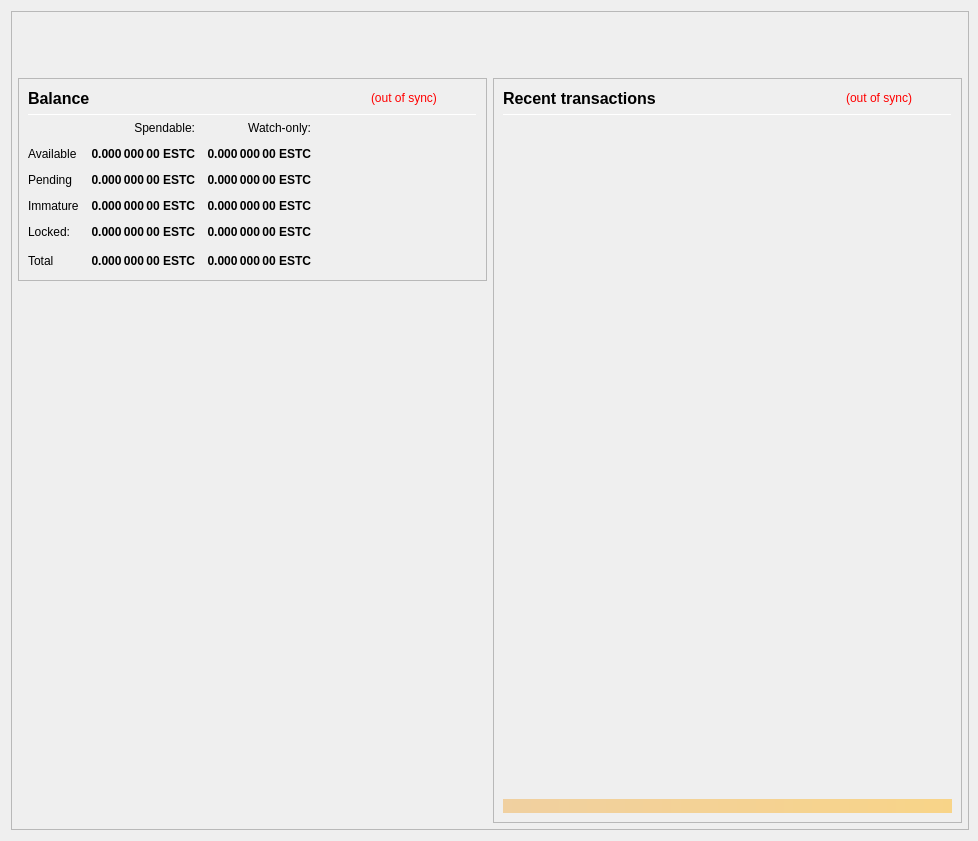
<?xml version="1.0" encoding="UTF-8"?>
<ui version="4.0">
 <class>OverviewPage</class>
 <widget class="QWidget" name="OverviewPage">
  <property name="geometry">
   <rect>
    <x>0</x>
    <y>0</y>
    <width>978</width>
    <height>841</height>
   </rect>
  </property>
  <property name="minimumSize">
   <size>
    <width>960</width>
    <height>682</height>
   </size>
  </property>
  <property name="font">
   <font>
    <weight>50</weight>
    <bold>false</bold>
   </font>
  </property>
  <property name="windowTitle">
   <string>Form</string>
  </property>
  <layout class="QVBoxLayout" name="topLayout" stretch="0">
   <property name="rightMargin">
    <number>9</number>
   </property>
   <item>
    <widget class="QFrame" name="frame_BG">
     <property name="minimumSize">
      <size>
       <width>850</width>
       <height>610</height>
      </size>
     </property>
     <property name="maximumSize">
      <size>
       <width>16777215</width>
       <height>16777215</height>
      </size>
     </property>
     <property name="frameShape">
      <enum>QFrame::StyledPanel</enum>
     </property>
     <property name="frameShadow">
      <enum>QFrame::Raised</enum>
     </property>
     <layout class="QVBoxLayout" name="verticalLayout_3" stretch="0">
      <property name="leftMargin">
       <number>0</number>
      </property>
      <property name="topMargin">
       <number>0</number>
      </property>
      <property name="rightMargin">
       <number>0</number>
      </property>
      <property name="bottomMargin">
       <number>6</number>
      </property>
      <item>
       <layout class="QVBoxLayout" name="verticalLayout_Master" stretch="0,1">
        <property name="leftMargin">
         <number>0</number>
        </property>
        <property name="topMargin">
         <number>0</number>
        </property>
        <property name="rightMargin">
         <number>0</number>
        </property>
        <property name="bottomMargin">
         <number>0</number>
        </property>
        <item>
         <widget class="QFrame" name="frame_Header">
          <layout class="QVBoxLayout" name="verticalLayout_Header" stretch="0">
           <property name="leftMargin">
            <number>0</number>
           </property>
           <property name="topMargin">
            <number>0</number>
           </property>
           <property name="rightMargin">
            <number>0</number>
           </property>
           <property name="bottomMargin">
            <number>0</number>
           </property>
           <item>
            <layout class="QHBoxLayout" name="horizontalLayout_Header" stretch="1,0">
             <property name="spacing">
              <number>6</number>
             </property>
             <item>
              <spacer name="horizontalSpacer_Header">
               <property name="orientation">
                <enum>Qt::Horizontal</enum>
               </property>
               <property name="sizeHint" stdset="0">
                <size>
                 <width>40</width>
                 <height>20</height>
                </size>
               </property>
              </spacer>
             </item>
             <item>
              <widget class="QLabel" name="labelOverviewHeaderRight">
               <property name="minimumSize">
                <size>
                 <width>464</width>
                 <height>60</height>
                </size>
               </property>
               <property name="maximumSize">
                <size>
                 <width>16777215</width>
                 <height>60</height>
                </size>
               </property>
               <property name="font">
                <font>
                 <pointsize>14</pointsize>
                </font>
               </property>
               <property name="text">
                <string/>
               </property>
               <property name="alignment">
                <set>Qt::AlignRight|Qt::AlignTrailing|Qt::AlignVCenter</set>
               </property>
              </widget>
             </item>
            </layout>
           </item>
          </layout>
         </widget>
        </item>
        <item>
         <widget class="QFrame" name="frame_Content">
          <layout class="QVBoxLayout" name="verticalLayout_Content">
           <property name="leftMargin">
            <number>6</number>
           </property>
           <property name="topMargin">
            <number>0</number>
           </property>
           <property name="rightMargin">
            <number>6</number>
           </property>
           <property name="bottomMargin">
            <number>0</number>
           </property>
           <item>
            <layout class="QHBoxLayout" name="horizontalLayout_Content" stretch="1,1">
             <property name="spacing">
              <number>6</number>
             </property>
             <item>
              <layout class="QVBoxLayout" name="verticalLayout_left" stretch="0,0">
               <item>
                <widget class="QFrame" name="frameBalances">
                 <property name="frameShape">
                  <enum>QFrame::StyledPanel</enum>
                 </property>
                 <property name="frameShadow">
                  <enum>QFrame::Raised</enum>
                 </property>
                 <layout class="QVBoxLayout" name="verticalLayout_4">
                  <item>
                   <layout class="QHBoxLayout" name="hlBalancesHeader" stretch="2,0,0">
                    <property name="spacing">
                     <number>6</number>
                    </property>
                    <item>
                     <widget class="QLabel" name="labelBalances">
                      <property name="minimumSize">
                       <size>
                        <width>0</width>
                        <height>0</height>
                       </size>
                      </property>
                      <property name="font">
                       <font>
                        <pointsize>12</pointsize>
                        <weight>75</weight>
                        <bold>true</bold>
                       </font>
                      </property>
                      <property name="text">
                       <string>Balance</string>
                      </property>
                     </widget>
                    </item>
                    <item>
                     <widget class="QLabel" name="labelWalletStatus">
                      <property name="cursor">
                       <cursorShape>WhatsThisCursor</cursorShape>
                      </property>
                      <property name="toolTip">
                       <string>The displayed information may be out of date. Your wallet automatically synchronizes with the ESTERRA Coin network after a connection is established, but this process has not completed yet.</string>
                      </property>
                      <property name="styleSheet">
                       <string notr="true">QLabel { color: red; }</string>
                      </property>
                      <property name="text">
                       <string notr="true">(out of sync)</string>
                      </property>
                      <property name="alignment">
                       <set>Qt::AlignLeading|Qt::AlignLeft|Qt::AlignVCenter</set>
                      </property>
                     </widget>
                    </item>
                    <item>
                     <spacer name="hsBalancesHeader">
                      <property name="orientation">
                       <enum>Qt::Horizontal</enum>
                      </property>
                      <property name="sizeHint" stdset="0">
                       <size>
                        <width>40</width>
                        <height>20</height>
                       </size>
                      </property>
                     </spacer>
                    </item>
                   </layout>
                  </item>
                  <item>
                   <widget class="Line" name="lineBalances">
                    <property name="minimumSize">
                     <size>
                      <width>0</width>
                      <height>1</height>
                     </size>
                    </property>
                    <property name="maximumSize">
                     <size>
                      <width>16777215</width>
                      <height>1</height>
                     </size>
                    </property>
                    <property name="orientation">
                     <enum>Qt::Horizontal</enum>
                    </property>
                   </widget>
                  </item>
                  <item>
                   <layout class="QGridLayout" name="gridLayout">
                    <property name="spacing">
                     <number>12</number>
                    </property>
                    <item row="0" column="1">
                     <widget class="QLabel" name="labelSpendable">
                      <property name="text">
                       <string>Spendable:</string>
                      </property>
                      <property name="alignment">
                       <set>Qt::AlignRight|Qt::AlignTrailing|Qt::AlignVCenter</set>
                      </property>
                     </widget>
                    </item>
                    <item row="0" column="2">
                     <widget class="QLabel" name="labelWatchonly">
                      <property name="text">
                       <string>Watch-only:</string>
                      </property>
                      <property name="alignment">
                       <set>Qt::AlignRight|Qt::AlignTrailing|Qt::AlignVCenter</set>
                      </property>
                     </widget>
                    </item>
                    <item row="1" column="0">
                     <widget class="QLabel" name="labelAvailableText">
                      <property name="text">
                       <string>Available</string>
                      </property>
                      <property name="textInteractionFlags">
                       <set>Qt::NoTextInteraction</set>
                      </property>
                     </widget>
                    </item>
                    <item row="1" column="1">
                     <widget class="QLabel" name="labelAvailable">
                      <property name="font">
                       <font>
                        <weight>75</weight>
                        <bold>true</bold>
                       </font>
                      </property>
                      <property name="cursor">
                       <cursorShape>ArrowCursor</cursorShape>
                      </property>
                      <property name="toolTip">
                       <string>Your current spendable balance</string>
                      </property>
                      <property name="text">
                       <string notr="true">0.000 000 00 ESTC</string>
                      </property>
                      <property name="alignment">
                       <set>Qt::AlignRight|Qt::AlignTrailing|Qt::AlignVCenter</set>
                      </property>
                      <property name="textInteractionFlags">
                       <set>Qt::NoTextInteraction</set>
                      </property>
                     </widget>
                    </item>
                    <item row="1" column="2">
                     <widget class="QLabel" name="labelWatchAvailable">
                      <property name="font">
                       <font>
                        <weight>75</weight>
                        <bold>true</bold>
                       </font>
                      </property>
                      <property name="cursor">
                       <cursorShape>ArrowCursor</cursorShape>
                      </property>
                      <property name="toolTip">
                       <string>Your current balance in watch-only addresses</string>
                      </property>
                      <property name="text">
                       <string notr="true">0.000 000 00 ESTC</string>
                      </property>
                      <property name="alignment">
                       <set>Qt::AlignRight|Qt::AlignTrailing|Qt::AlignVCenter</set>
                      </property>
                      <property name="textInteractionFlags">
                       <set>Qt::NoTextInteraction</set>
                      </property>
                     </widget>
                    </item>
                    <item row="2" column="0">
                     <widget class="QLabel" name="labelPendingText">
                      <property name="text">
                       <string>Pending</string>
                      </property>
                      <property name="textInteractionFlags">
                       <set>Qt::NoTextInteraction</set>
                      </property>
                     </widget>
                    </item>
                    <item row="2" column="1">
                     <widget class="QLabel" name="labelPending">
                      <property name="font">
                       <font>
                        <weight>75</weight>
                        <bold>true</bold>
                       </font>
                      </property>
                      <property name="cursor">
                       <cursorShape>ArrowCursor</cursorShape>
                      </property>
                      <property name="toolTip">
                       <string>Total of transactions that have yet to be confirmed, and do not yet count toward the spendable balance</string>
                      </property>
                      <property name="text">
                       <string notr="true">0.000 000 00 ESTC</string>
                      </property>
                      <property name="alignment">
                       <set>Qt::AlignRight|Qt::AlignTrailing|Qt::AlignVCenter</set>
                      </property>
                      <property name="textInteractionFlags">
                       <set>Qt::NoTextInteraction</set>
                      </property>
                     </widget>
                    </item>
                    <item row="2" column="2">
                     <widget class="QLabel" name="labelWatchPending">
                      <property name="font">
                       <font>
                        <weight>75</weight>
                        <bold>true</bold>
                       </font>
                      </property>
                      <property name="cursor">
                       <cursorShape>ArrowCursor</cursorShape>
                      </property>
                      <property name="toolTip">
                       <string>Unconfirmed transactions to watch-only addresses</string>
                      </property>
                      <property name="text">
                       <string notr="true">0.000 000 00 ESTC</string>
                      </property>
                      <property name="alignment">
                       <set>Qt::AlignRight|Qt::AlignTrailing|Qt::AlignVCenter</set>
                      </property>
                      <property name="textInteractionFlags">
                       <set>Qt::NoTextInteraction</set>
                      </property>
                     </widget>
                    </item>
                    <item row="3" column="0">
                     <widget class="QLabel" name="labelImmatureText">
                      <property name="text">
                       <string>Immature</string>
                      </property>
                      <property name="textInteractionFlags">
                       <set>Qt::NoTextInteraction</set>
                      </property>
                     </widget>
                    </item>
                    <item row="3" column="1">
                     <widget class="QLabel" name="labelImmature">
                      <property name="font">
                       <font>
                        <weight>75</weight>
                        <bold>true</bold>
                       </font>
                      </property>
                      <property name="cursor">
                       <cursorShape>ArrowCursor</cursorShape>
                      </property>
                      <property name="toolTip">
                       <string>Staked or masternode rewards that has not yet matured</string>
                      </property>
                      <property name="text">
                       <string notr="true">0.000 000 00 ESTC</string>
                      </property>
                      <property name="alignment">
                       <set>Qt::AlignRight|Qt::AlignTrailing|Qt::AlignVCenter</set>
                      </property>
                      <property name="textInteractionFlags">
                       <set>Qt::NoTextInteraction</set>
                      </property>
                     </widget>
                    </item>
                    <item row="3" column="2">
                     <widget class="QLabel" name="labelWatchImmature">
                      <property name="font">
                       <font>
                        <weight>75</weight>
                        <bold>true</bold>
                       </font>
                      </property>
                      <property name="cursor">
                       <cursorShape>ArrowCursor</cursorShape>
                      </property>
                      <property name="toolTip">
                       <string>Staked or masternode rewards in watch-only addresses that has not yet matured</string>
                      </property>
                      <property name="text">
                       <string notr="true">0.000 000 00 ESTC</string>
                      </property>
                      <property name="alignment">
                       <set>Qt::AlignRight|Qt::AlignTrailing|Qt::AlignVCenter</set>
                      </property>
                      <property name="textInteractionFlags">
                       <set>Qt::NoTextInteraction</set>
                      </property>
                     </widget>
                    </item>
                    <item row="4" column="0">
                     <widget class="QLabel" name="labelLockedText">
                      <property name="toolTip">
                       <string>Locked ESTC or Masternode collaterals.</string>
                      </property>
                      <property name="text">
                       <string>Locked:</string>
                      </property>
                     </widget>
                    </item>
                    <item row="4" column="1">
                     <widget class="QLabel" name="labelLocked">
                      <property name="font">
                       <font>
                        <weight>75</weight>
                        <bold>true</bold>
                       </font>
                      </property>
                      <property name="cursor">
                       <cursorShape>ArrowCursor</cursorShape>
                      </property>
                      <property name="toolTip">
                       <string>Locked ESTC or Masternode collaterals.</string>
                      </property>
                      <property name="text">
                       <string notr="true">0.000 000 00 ESTC</string>
                      </property>
                      <property name="alignment">
                       <set>Qt::AlignRight|Qt::AlignTrailing|Qt::AlignVCenter</set>
                      </property>
                      <property name="textInteractionFlags">
                       <set>Qt::NoTextInteraction</set>
                      </property>
                     </widget>
                    </item>
                    <item row="4" column="2">
                     <widget class="QLabel" name="labelWatchLocked">
                      <property name="font">
                       <font>
                        <weight>75</weight>
                        <bold>true</bold>
                       </font>
                      </property>
                      <property name="cursor">
                       <cursorShape>ArrowCursor</cursorShape>
                      </property>
                      <property name="toolTip">
                       <string>Current locked balance in watch-only addresses</string>
                      </property>
                      <property name="text">
                       <string notr="true">0.000 000 00 ESTC</string>
                      </property>
                      <property name="alignment">
                       <set>Qt::AlignRight|Qt::AlignTrailing|Qt::AlignVCenter</set>
                      </property>
                      <property name="textInteractionFlags">
                       <set>Qt::NoTextInteraction</set>
                      </property>
                     </widget>
                    </item>
                    <item row="5" column="0">
                     <widget class="QLabel" name="labelTotalText">
                      <property name="text">
                       <string>Total</string>
                      </property>
                      <property name="textInteractionFlags">
                       <set>Qt::NoTextInteraction</set>
                      </property>
                     </widget>
                    </item>
                    <item row="5" column="1">
                     <widget class="QLabel" name="labelTotal">
                      <property name="font">
                       <font>
                        <weight>75</weight>
                        <bold>true</bold>
                       </font>
                      </property>
                      <property name="cursor">
                       <cursorShape>ArrowCursor</cursorShape>
                      </property>
                      <property name="toolTip">
                       <string>Your current total balance</string>
                      </property>
                      <property name="text">
                       <string notr="true">0.000 000 00 ESTC</string>
                      </property>
                      <property name="alignment">
                       <set>Qt::AlignRight|Qt::AlignTrailing|Qt::AlignVCenter</set>
                      </property>
                      <property name="textInteractionFlags">
                       <set>Qt::NoTextInteraction</set>
                      </property>
                     </widget>
                    </item>
                    <item row="5" column="2">
                     <widget class="QLabel" name="labelWatchTotal">
                      <property name="font">
                       <font>
                        <weight>75</weight>
                        <bold>true</bold>
                       </font>
                      </property>
                      <property name="cursor">
                       <cursorShape>ArrowCursor</cursorShape>
                      </property>
                      <property name="toolTip">
                       <string>Current total balance in watch-only addresses</string>
                      </property>
                      <property name="text">
                       <string notr="true">0.000 000 00 ESTC</string>
                      </property>
                      <property name="alignment">
                       <set>Qt::AlignRight|Qt::AlignTrailing|Qt::AlignVCenter</set>
                      </property>
                      <property name="textInteractionFlags">
                       <set>Qt::NoTextInteraction</set>
                      </property>
                     </widget>
                    </item>
                    <item row="5" column="3">
                     <spacer name="hsBalances">
                      <property name="orientation">
                       <enum>Qt::Horizontal</enum>
                      </property>
                      <property name="sizeHint" stdset="0">
                       <size>
                        <width>40</width>
                        <height>20</height>
                       </size>
                      </property>
                     </spacer>
                    </item>
                   </layout>
                  </item>
                 </layout>
                </widget>
               </item>
               <item>
                <spacer name="verticalSpacer">
                 <property name="orientation">
                  <enum>Qt::Vertical</enum>
                 </property>
                 <property name="sizeHint" stdset="0">
                  <size>
                   <width>20</width>
                   <height>40</height>
                  </size>
                 </property>
                </spacer>
               </item>
              </layout>
             </item>
             <item>
              <layout class="QVBoxLayout" name="verticalLayout_right" stretch="1">
               <item>
                <widget class="QFrame" name="frame_RecentTransactions">
                 <property name="minimumSize">
                  <size>
                   <width>0</width>
                   <height>0</height>
                  </size>
                 </property>
                 <property name="frameShape">
                  <enum>QFrame::StyledPanel</enum>
                 </property>
                 <property name="frameShadow">
                  <enum>QFrame::Raised</enum>
                 </property>
                 <layout class="QVBoxLayout" name="verticalLayout_1" stretch="0,0,0,0,0">
                  <item>
                   <layout class="QHBoxLayout" name="horizontalLayout_2" stretch="2,0,0">
                    <property name="spacing">
                     <number>3</number>
                    </property>
                    <item>
                     <widget class="QLabel" name="labelRecentTransactions">
                      <property name="minimumSize">
                       <size>
                        <width>0</width>
                        <height>20</height>
                       </size>
                      </property>
                      <property name="font">
                       <font>
                        <pointsize>12</pointsize>
                        <weight>75</weight>
                        <bold>true</bold>
                       </font>
                      </property>
                      <property name="text">
                       <string>Recent transactions</string>
                      </property>
                     </widget>
                    </item>
                    <item>
                     <widget class="QLabel" name="labelTransactionsStatus">
                      <property name="cursor">
                       <cursorShape>WhatsThisCursor</cursorShape>
                      </property>
                      <property name="toolTip">
                       <string>The displayed information may be out of date. Your wallet automatically synchronizes with the ESTERRA Coin network after a connection is established, but this process has not completed yet.</string>
                      </property>
                      <property name="styleSheet">
                       <string notr="true">QLabel { color: red; }</string>
                      </property>
                      <property name="text">
                       <string notr="true">(out of sync)</string>
                      </property>
                      <property name="alignment">
                       <set>Qt::AlignRight|Qt::AlignTrailing|Qt::AlignVCenter</set>
                      </property>
                     </widget>
                    </item>
                    <item>
                     <spacer name="horizontalSpacer">
                      <property name="orientation">
                       <enum>Qt::Horizontal</enum>
                      </property>
                      <property name="sizeHint" stdset="0">
                       <size>
                        <width>40</width>
                        <height>20</height>
                       </size>
                      </property>
                     </spacer>
                    </item>
                   </layout>
                  </item>
                  <item>
                   <widget class="Line" name="line">
                    <property name="minimumSize">
                     <size>
                      <width>0</width>
                      <height>1</height>
                     </size>
                    </property>
                    <property name="maximumSize">
                     <size>
                      <width>16777215</width>
                      <height>1</height>
                     </size>
                    </property>
                    <property name="orientation">
                     <enum>Qt::Horizontal</enum>
                    </property>
                   </widget>
                  </item>
                  <item>
                   <widget class="QListView" name="listTransactions">
                    <property name="minimumSize">
                     <size>
                      <width>0</width>
                      <height>0</height>
                     </size>
                    </property>
                    <property name="styleSheet">
                     <string notr="true">QListView { background: transparent; }</string>
                    </property>
                    <property name="frameShape">
                     <enum>QFrame::NoFrame</enum>
                    </property>
                    <property name="verticalScrollBarPolicy">
                     <enum>Qt::ScrollBarAlwaysOff</enum>
                    </property>
                    <property name="horizontalScrollBarPolicy">
                     <enum>Qt::ScrollBarAlwaysOff</enum>
                    </property>
                    <property name="selectionMode">
                     <enum>QAbstractItemView::NoSelection</enum>
                    </property>
                   </widget>
                  </item>
                  <item>
                   <spacer name="verticalSpacer_2">
                    <property name="orientation">
                     <enum>Qt::Vertical</enum>
                    </property>
                    <property name="sizeType">
                     <enum>QSizePolicy::Expanding</enum>
                    </property>
                    <property name="sizeHint" stdset="0">
                     <size>
                      <width>20</width>
                      <height>40</height>
                     </size>
                    </property>
                   </spacer>
                  </item>
                  <item>
                   <widget class="QLabel" name="labelAlerts">
                    <property name="maximumSize">
                     <size>
                      <width>16777215</width>
                      <height>16777215</height>
                     </size>
                    </property>
                    <property name="styleSheet">
                     <string notr="true">background-color: qlineargradient(x1: 0, y1: 0, x2: 1, y2: 0, stop:0 #F0D0A0, stop:1 #F8D488); color:#000000;</string>
                    </property>
                    <property name="text">
                     <string/>
                    </property>
                    <property name="wordWrap">
                     <bool>true</bool>
                    </property>
                    <property name="margin">
                     <number>3</number>
                    </property>
                   </widget>
                  </item>
                 </layout>
                </widget>
               </item>
              </layout>
             </item>
            </layout>
           </item>
          </layout>
         </widget>
        </item>
       </layout>
      </item>
     </layout>
    </widget>
   </item>
  </layout>
 </widget>
 <resources/>
 <connections/>
</ui>
